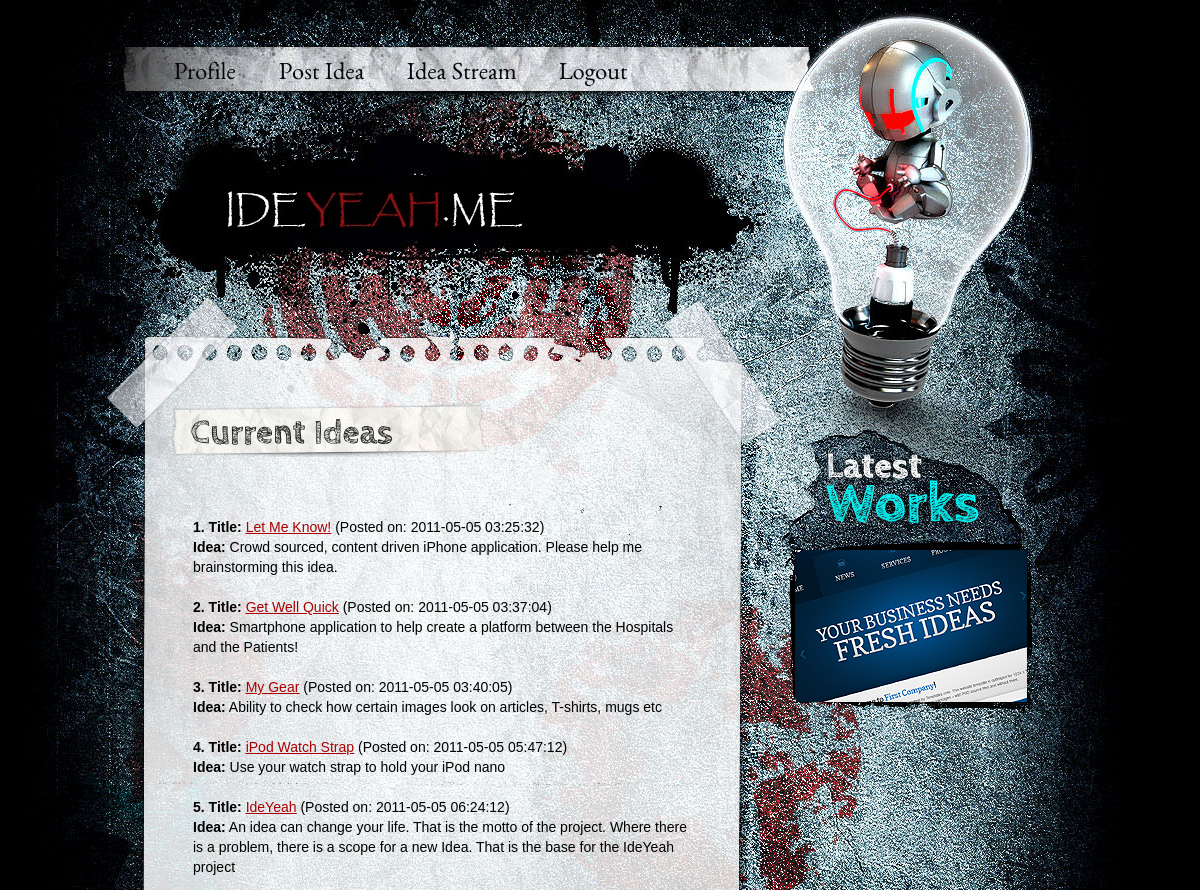
Page /index.php/profile/idea_stream on the committed database.
### tables this page shows
CREATE TABLE IF NOT EXISTS `ideas` (
  `idea_id` int(4) NOT NULL AUTO_INCREMENT,
  `user_id` int(3) NOT NULL,
  `idea_title` text NOT NULL,
  `idea_content` text NOT NULL,
  `status` tinyint(1) NOT NULL DEFAULT '1',
  `date` timestamp NOT NULL DEFAULT CURRENT_TIMESTAMP,
  PRIMARY KEY (`idea_id`),
  KEY `user_id` (`user_id`)
);

### application/controllers/profile.php (called while the page is built, shortened)
<?php
class Profile extends CI_Controller {
   function idea_stream() {
      $this->load->model('ideas_model');
      $data['all_ideas'] = $this->ideas_model->get_all_ideas();
      $this->load->view('ideastream_view', $data);
   }
}
?>

### index.php (called while the page is built, shortened)
<?php
require_once BASEPATH.'core/CodeIgniter'.EXT;

### application/models/ideas_model.php (called while the page is built, shortened)
<?php
class Ideas_model extends CI_Model {
   function get_all_ideas() {
      $query = "SELECT * FROM ideas";
      $query = $this->db->query($query);
      if($query->num_rows() > 0) {
         foreach($query->result() as $row) {
            $data[] = $row;
         }
         return $data;
      }
   }
}
?>

### application/views/ideastream_view.php (the view, shortened to what this page needs)
<!DOCTYPE html>
<html lang="en">
<head>
<link rel="stylesheet" href="http://<?php echo $_SERVER['SERVER_NAME']; ?>/css/reset.css" type="text/css" media="all">
<link rel="stylesheet" href="http://<?php echo $_SERVER['SERVER_NAME']; ?>/css/layout.css" type="text/css" media="all">
<link rel="stylesheet" href="http://<?php echo $_SERVER['SERVER_NAME']; ?>/css/style.css" type="text/css" media="all">
</head>
<body id="page1">
<div class="main">
   <header>
      <div class="wrapper">
         <nav>
            <ul id="menu">
               <li><a href="<?php echo base_url(); ?>profile">Profile</a></li>
<li><a href="<?php echo base_url(); ?>profile/post_idea">Post Idea</a></li>
<li><a href="<?php echo base_url(); ?>profile/idea_stream">Idea Stream</a></li>
<li><a href="<?php echo base_url(); ?>profile/logout">Logout</a></li>
            </ul>
         </nav>
      </div>
      <h1><a href="index.html" id="logo">IdeYeah1.com</a></h1>
   </header><div class="inner_copy"><div class="inner_copy">Best selection of premium <a href="http://www.templatemonster.com/pack/joomla-1-6-templates/">Joomla 1.6 templates</a></div></div>
   <section id="content">
      <div class="wrapper">
         <article class="col1">
            <div class="pad_left1">
               <div class="pad_left1">
                  <div class="wrapper pad_top1">
                  </div>
               </div>
            </div>
            <h2>Current Ideas</h2>
            <div class="pad_left1 pad_bot1">
               <div class="pad">
<br/>
<p>
<fieldset>
<?php
   $count = 1;
   if(isset($all_ideas)) {
      foreach($all_ideas as $idea) {
         echo '<br/><b>'.$count.'. Title:</b> <u> <a href="'.base_url().'idea/index/'.$idea->idea_id.'">'.$idea->idea_title.'</a></u> (Posted on: '.$idea->date.')<br/><b>Idea:</b> '.$idea->idea_content.'<br/>';
         $count++;
      }
   }
?>
</fieldset>
               </div>
            </div>
         </article>
         <article class="col2">
            <h3>Latest Works</h3>
            <ul class="ul_works">
               <li><a href="#"><img src="images/page1_img2.png" alt=""></a></li>
            </ul>
         </article>
      </div>
   </section>
</div>
</body>
</html>

### css/layout.css (style rules this page uses)
.col, .col1, .col2, .col3, .cols { float:left }
.col1 { width:536px;padding-left:29px }
.col2 { width:274px;padding-left:78px;padding-top:66px }

### css/style.css (style rules this page uses)
article, aside, audio, canvas, command, datalist, details, embed, figcaption, figure, footer, header, hgroup, keygen, meter, nav, output, progress, section, source, video { display:block }
.wrapper { width:100%;overflow:hidden }
body { background:url(../images/bg.jpg) top center no-repeat #000;border:0;font:14px Arial, Helvetica, sans-serif;color:#000;line-height:20px }
.main { margin:0 auto;width:920px }
a { color:#ab0000;text-decoration:underline;outline:none }
h1 { padding:98px 0 0 72px }
h2 { font-size:34px;color:#222;line-height:55px;background:url(../images/bg_box1.png) 0 0 no-repeat;padding-left:22px;display:block;overflow:hidden }
h3 { margin-left:21px;background:url(../images/latest_works.png) no-repeat;width:191px;height:86px;text-indent:-9999px;margin-bottom:13px }
p { padding-bottom:20px }
header { width:100%;height:377px;overflow:hidden }
#logo { display:block;background:url(../images/logo.jpg) no-repeat;width:459px;height:44px;text-indent:-9999px }
#menu { padding:56px 0 0 34px;height:30px }
#menu li { float:left;padding-right:42px }
#menu li a { display:block;font-size:24px;color:#05080a;line-height:1.2em;text-decoration:none }
.pad_left1 { padding-left:12px }
.pad { padding:0 12px }
.pad_bot1 { padding-bottom:13px }
.pad_top1 { padding-top:25px }
.ul_works { padding-bottom:3px }
.ul_works li { padding-bottom:14px }

### rows in the picture
ideas: idea_title "Let Me Know!", date "2011-05-05 03:25:32", idea_content "Crowd sourced, content driven iPhone application. Please help me brainstorming this idea."
ideas: idea_title "Get Well Quick", date "2011-05-05 03:37:04", idea_content "Smartphone application to help create a platform between the Hospitals and the Patients!"
ideas: idea_title "My Gear", date "2011-05-05 03:40:05", idea_content "Ability to check how certain images look on articles, T-shirts, mugs etc"
ideas: idea_title "iPod Watch Strap", date "2011-05-05 05:47:12", idea_content "Use your watch strap to hold your iPod nano"
ideas: idea_title "IdeYeah", date "2011-05-05 06:24:12", idea_content "An idea can change your life. That is the motto of the project. Where there is a problem, there is a scope for a new Idea. That is the base for the IdeYeah project"
